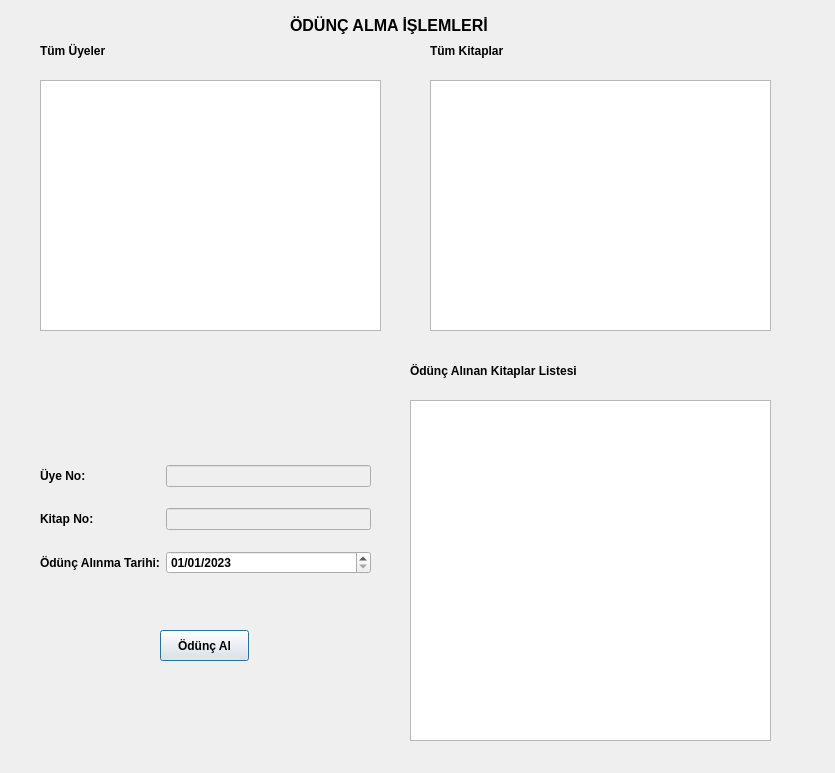
<?xml version="1.0" encoding="UTF-8"?>
<ui version="4.0">
 <class>oduncAlmaIslemleri</class>
 <widget class="QDialog" name="oduncAlmaIslemleri">
  <property name="geometry">
   <rect>
    <x>0</x>
    <y>0</y>
    <width>835</width>
    <height>773</height>
   </rect>
  </property>
  <property name="font">
   <font>
    <bold>true</bold>
   </font>
  </property>
  <property name="windowTitle">
   <string>Dialog</string>
  </property>
  <widget class="QLabel" name="label">
   <property name="geometry">
    <rect>
     <x>290</x>
     <y>10</y>
     <width>251</width>
     <height>31</height>
    </rect>
   </property>
   <property name="palette">
    <palette>
     <active>
      <colorrole role="WindowText">
       <brush brushstyle="SolidPattern">
        <color alpha="255">
         <red>255</red>
         <green>0</green>
         <blue>0</blue>
        </color>
       </brush>
      </colorrole>
     </active>
     <inactive>
      <colorrole role="WindowText">
       <brush brushstyle="SolidPattern">
        <color alpha="255">
         <red>0</red>
         <green>0</green>
         <blue>0</blue>
        </color>
       </brush>
      </colorrole>
     </inactive>
     <disabled>
      <colorrole role="WindowText">
       <brush brushstyle="SolidPattern">
        <color alpha="255">
         <red>120</red>
         <green>120</green>
         <blue>120</blue>
        </color>
       </brush>
      </colorrole>
     </disabled>
    </palette>
   </property>
   <property name="font">
    <font>
     <pointsize>12</pointsize>
     <bold>true</bold>
    </font>
   </property>
   <property name="text">
    <string>ÖDÜNÇ ALMA İŞLEMLERİ</string>
   </property>
  </widget>
  <widget class="QPushButton" name="btn_oduncAl">
   <property name="geometry">
    <rect>
     <x>160</x>
     <y>630</y>
     <width>89</width>
     <height>31</height>
    </rect>
   </property>
   <property name="text">
    <string>Ödünç Al</string>
   </property>
  </widget>
  <widget class="QLabel" name="label_2">
   <property name="geometry">
    <rect>
     <x>40</x>
     <y>40</y>
     <width>91</width>
     <height>22</height>
    </rect>
   </property>
   <property name="text">
    <string>Tüm Üyeler</string>
   </property>
  </widget>
  <widget class="QWidget" name="layoutWidget">
   <property name="geometry">
    <rect>
     <x>40</x>
     <y>450</y>
     <width>331</width>
     <height>141</height>
    </rect>
   </property>
   <layout class="QGridLayout" name="gridLayout">
    <item row="0" column="0">
     <widget class="QLabel" name="label_3">
      <property name="text">
       <string>Üye No:</string>
      </property>
     </widget>
    </item>
    <item row="0" column="1">
     <widget class="QLineEdit" name="ln_uyeNo">
      <property name="enabled">
       <bool>false</bool>
      </property>
     </widget>
    </item>
    <item row="1" column="0">
     <widget class="QLabel" name="label_4">
      <property name="text">
       <string>Kitap No:</string>
      </property>
     </widget>
    </item>
    <item row="1" column="1">
     <widget class="QLineEdit" name="ln_kitapNo">
      <property name="enabled">
       <bool>false</bool>
      </property>
     </widget>
    </item>
    <item row="2" column="0">
     <widget class="QLabel" name="label_5">
      <property name="text">
       <string>Ödünç Alınma Tarihi:</string>
      </property>
     </widget>
    </item>
    <item row="2" column="1">
     <widget class="QDateEdit" name="dateEdit">
      <property name="displayFormat">
       <string>dd/MM/yyyy</string>
      </property>
      <property name="date">
       <date>
        <year>2023</year>
        <month>1</month>
        <day>1</day>
       </date>
      </property>
     </widget>
    </item>
   </layout>
  </widget>
  <widget class="QTableView" name="tableView_tumUyeler">
   <property name="geometry">
    <rect>
     <x>40</x>
     <y>80</y>
     <width>341</width>
     <height>251</height>
    </rect>
   </property>
  </widget>
  <widget class="QTableView" name="tableView_tumKitaplar">
   <property name="geometry">
    <rect>
     <x>430</x>
     <y>80</y>
     <width>341</width>
     <height>251</height>
    </rect>
   </property>
  </widget>
  <widget class="QLabel" name="label_6">
   <property name="geometry">
    <rect>
     <x>430</x>
     <y>40</y>
     <width>101</width>
     <height>22</height>
    </rect>
   </property>
   <property name="text">
    <string>Tüm Kitaplar</string>
   </property>
  </widget>
  <widget class="QTableView" name="tableView_OduncAlinanKitaplar">
   <property name="geometry">
    <rect>
     <x>410</x>
     <y>400</y>
     <width>361</width>
     <height>341</height>
    </rect>
   </property>
  </widget>
  <widget class="QLabel" name="label_7">
   <property name="geometry">
    <rect>
     <x>410</x>
     <y>360</y>
     <width>251</width>
     <height>22</height>
    </rect>
   </property>
   <property name="text">
    <string>Ödünç Alınan Kitaplar Listesi</string>
   </property>
  </widget>
 </widget>
 <resources/>
 <connections/>
</ui>
